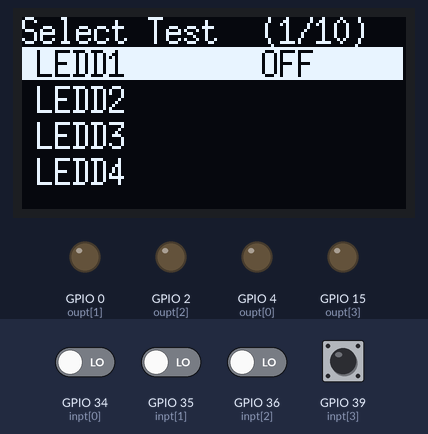
This sketch was run on a simulated ESP32. Parts: 128×64 one-colour display, output pins drawn as LEDs (lit = HIGH). The test bench sets the inputs (shaded band); at power-on: GPIO 39 (inpt[3]) HIGH, GPIO 34 (inpt[0]), GPIO 35 (inpt[1]), GPIO 36 (inpt[2]) LOW.

Above: at 1.2 s.
1.3 s: GPIO 35 (inpt[1]) driven HIGH
At 2.5 s:
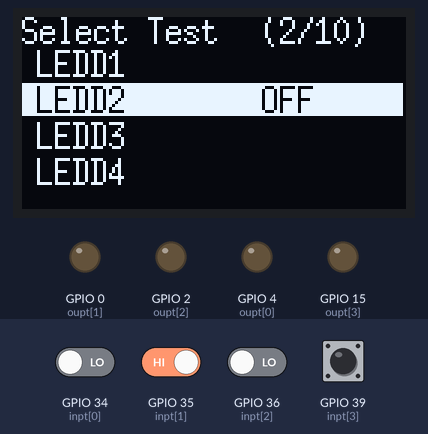
2.8 s: GPIO 36 (inpt[2]) driven HIGH
At 2.81 s:
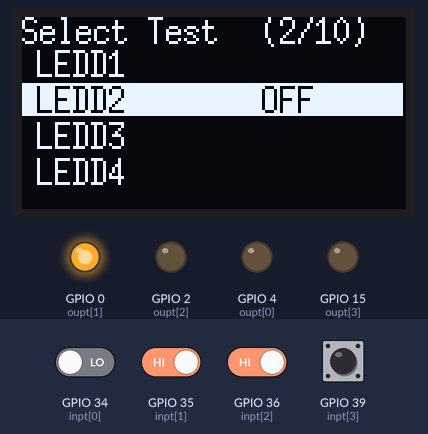
At 3.9 s:
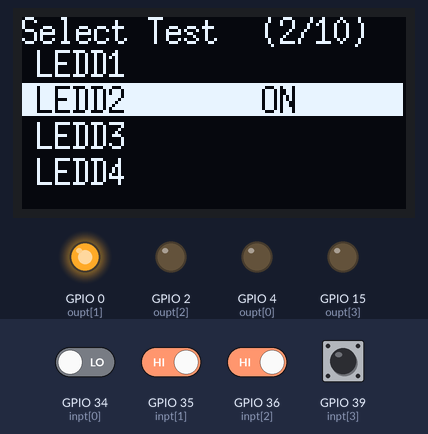
Timing chart, 0 to 5.8 s (numbered marks = the images above; inputs shaded):
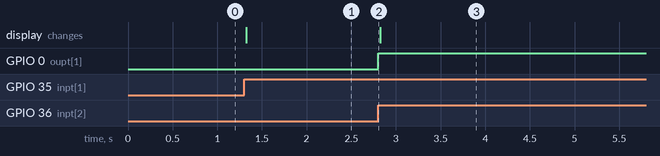

Measured:
- after the input at 1.3 s, the display: changes at once (image 1)
- after the input at 2.8 s, GPIO 0 (oupt[1]): LOW → HIGH at once

The sketch:

u8g2Select.ino
```cpp
#include <U8g2lib.h>
#include <Wire.h>

U8G2_SSD1306_128X64_NONAME_1_HW_I2C u8g2(U8G2_R0, U8X8_PIN_NONE);

const int maxOptions = 10;
const char* options[maxOptions] = {"LEDD1", "LEDD2", "LEDD3", "LEDD4", "?", "FBK!!", "The cutest Fox", "===== KEYBIND =====", "<G39>-Up <G35>-Down", "<G36>-On <G34>-Off"};
const byte inpt[4] = {34, 35, 36, 39};
const byte oupt[4] = {4, 0, 2, 15};
byte ouptStatus[4] = {0, 0, 0, 0};
int selection = 0;

void setup() {
    Serial.begin(115200);
    u8g2.begin();
    for (int i = 0; i < 4; i++) {
        pinMode(inpt[i], INPUT);
        pinMode(oupt[i], OUTPUT);
        digitalWrite(oupt[i], 0);
    }
}

void loop() {
    u8g2.firstPage();
    u8g2.setFont(u8g2_font_6x13_tr);
    do {
        u8g2.setFontMode(1);
        u8g2.setDrawColor(1);
        u8g2.drawStr(0, 9, "Select Test");

        char buffer[16] = "(";
        char buffer2[8] = {0};
        itoa(selection+1, buffer2, 10);
        strcat(buffer, buffer2);
        strcat(buffer, "/");
        itoa(maxOptions, buffer2, 10);
        strcat(buffer, buffer2);
        strcat(buffer, ")");
        u8g2.drawStr(80, 9, buffer);

        int start=0, end=4;
        if (selection>3) end = selection+1, start = selection-3;
        for (int i = start; i < end; i++) {
            if (selection == i) {
                u8g2.setFontMode(1);
                u8g2.setDrawColor(1);
                u8g2.drawBox(0, 20+12*(i-start-1)+2, 127, 11);
                u8g2.setDrawColor(0);
                if (ouptStatus[selection] == 1 && selection <= 3) {
                    u8g2.drawStr(80, 20+12*(i-start), "ON");
                }
                else if (ouptStatus[selection] == 0 && selection <= 3) {
                    u8g2.drawStr(80, 20+12*(i-start), "OFF");
                }
            } else {
                u8g2.setDrawColor(1);
            }
            u8g2.drawStr(5, 20+12*(i-start), options[i]);
        }
    } while (u8g2.nextPage());

    if (digitalRead(39) == 0) {
        delay(20);
        if (digitalRead(39) == 0) {
            while (digitalRead(39) == 0);
            if (selection > 0) selection--;
            else selection = maxOptions-1;
        }
    } else if (digitalRead(35) == 0) {
        delay(20);
        if (digitalRead(35) == 0) {
            while (digitalRead(35) == 0);
            if (selection < maxOptions-1) selection++;
            else selection = 0;
        }
    } else if (digitalRead(36) == 0  && selection <= 3) {
        delay(20);
        if (digitalRead(36) == 0) {
            while (digitalRead(36) == 0);
            ouptStatus[selection] = 1;
        }
    } else if (digitalRead(34) == 0  && selection <= 3) {
        delay(20);
        if (digitalRead(34) == 0) {
            while (digitalRead(34) == 0);
            ouptStatus[selection] = 0;
        }
    }

    for (int i = 0; i < 4; i++) digitalWrite(oupt[i], ouptStatus[i]);
}
```
